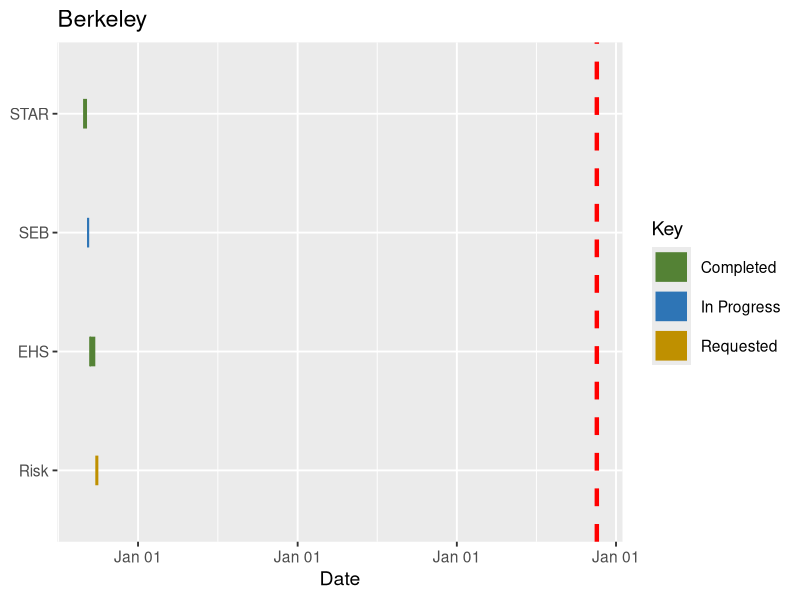
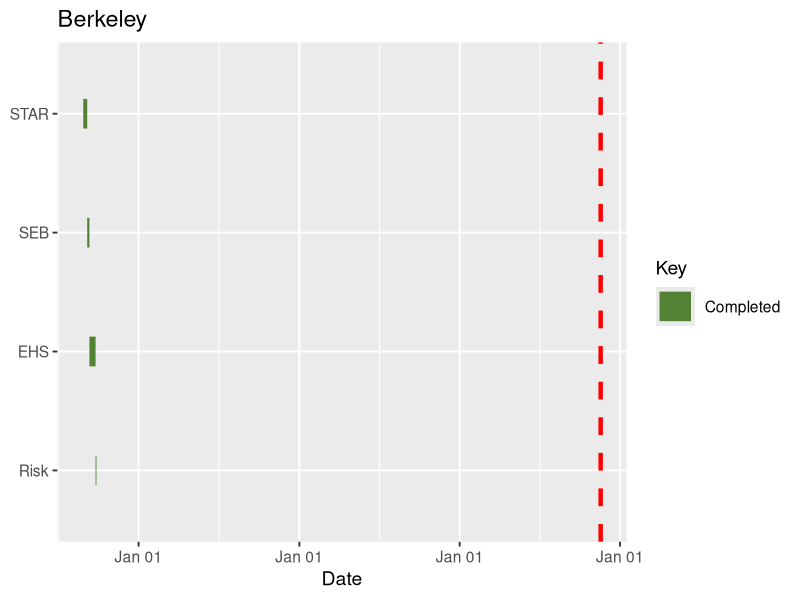
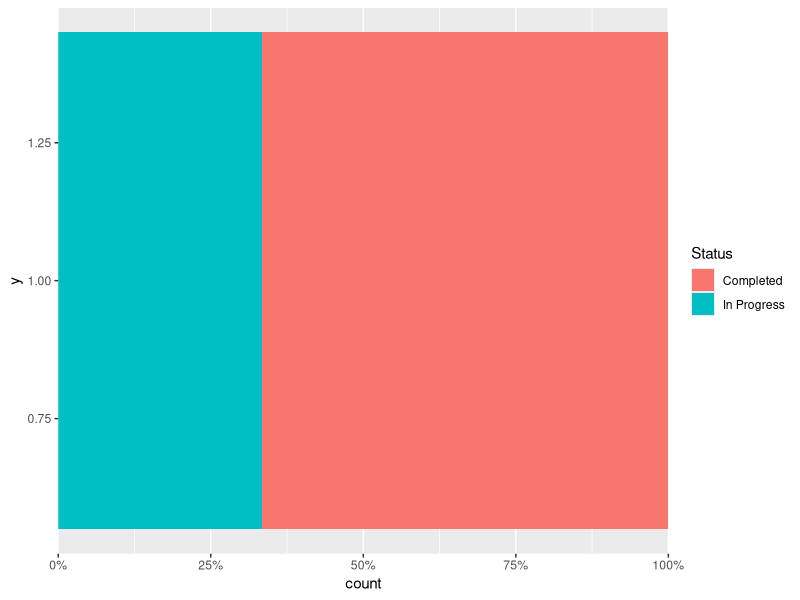

Source code (R) for these figures, in order:
## ---- chunk 1
library(tidyverse)
library(readxl)
## ---- chunk 2
total_gantt<-read.csv("dev_gantt.csv",h=T)



print_campus = function(total_gantt,campus){

gantt<-filter(total_gantt, Campus==campus)


today_Date <- Sys.Date()



start_Date <-as.Date(min(gsub("\\.","-",gantt$Start)))
end_Date <- as.Date(max(gsub("\\.","-",gantt$End)))+weeks(1)

gantt["End"][gantt["End"]=="0"]<-format(end_Date,"%Y.%m.%d")

gantt<-gantt[order(as.Date(gantt$Start,format="%Y.%m.%d")),]

acts<-unique(as.character(gantt$Activity))
els <-unique(as.character(gantt$Status))

actcols <- c("#548235", "#2E75B6", "#BF9000", "#7030A0", "#cd6600")

g.gantt <- gather(gantt, "state", "date", 6:7) %>% mutate(date = as.Date(date, "%Y.%m.%d"), Activity=factor(Activity, acts[length(acts):1]), Status=factor(Status, els))

ggplot(g.gantt, aes(date, Activity, colour = Status, group=Item)) +
  geom_line(linewidth = 10) +
  scale_color_manual(values=actcols, name="Key") +
  labs(x="Date", y=NULL, title=campus) + 
  scale_x_date(date_labels = "%b %d")+
  theme_gray(base_size=14)+
  annotate(geom = "vline",
           x = today_Date,
           xintercept = today_Date,
           linetype = "dashed",
           colour = "red", 
           linewidth = 1.5) 
}

print_campus(total_gantt,"Berkeley")

## ---- chunk 3

total_xcl<-read_excel("UC_HPR.xlsx", sheet = "Contacts")


campus = "Berkeley"
xcl<-filter(total_xcl, Campus==campus)
today_Date <- Sys.Date()

hs <- c("Item","Group","Status","Start","End")

fc <- xcl$ShortName
pc <- as.character(1:length(fc))
sc <- case_when(xcl$P_Interview==0 ~ "In Progress",xcl$P_Interview<=today_Date ~ "Completed", xcl$P_Interview>today_Date ~ "Planned")
tc <- xcl$P_contact
hc <- xcl$P_Interview

gnt <- data.frame(pc,fc,sc,tc,hc)
colnames(gnt) <- hs

gnt <- gnt %>% add_row(Item="3",Group="EHS",Status=case_when(is.na(xcl$R_Interview[1]) ~ "In Progress",xcl$E_Interview[1]<=today_Date ~ "Completed", xcl$E_Interview[1]>today_Date ~ "Planned"),Start=xcl$E_Contact[1],End=xcl$E_Interview[1])

gnt <- gnt %>% add_row(Item="4",Group="Risk",Status=case_when(is.na(xcl$R_Interview[1]) ~ "In Progress",xcl$R_Interview[1]<=today_Date ~ "Completed", xcl$R_Interview[1]>today_Date ~ "Planned"),Start=xcl$R_Contact[1],End=xcl$R_Interview[1])

gnt <- gnt %>% add_row(Item="5",Group="Faculty",Status=case_when(is.na(xcl$F_Interview[1]) ~ "In Progress",xcl$F_Interview[1]<=today_Date ~ "Completed", xcl$F_Interview[1]>today_Date ~ "Planned"),Start=xcl$F_Contact[1],End=xcl$F_Interview[1])

gnt <- gnt %>% add_row(Item="6",Group="Dean of Engineering",Status=case_when(is.na(xcl$D_Interview[1]) ~ "In Progress",xcl$D_Interview[1]<=today_Date ~ "Completed", xcl$D_Interview[1]>today_Date ~ "Planned"),Start=xcl$D_Contact[1],End=xcl$D_Interview[1])


start_Date <-as.Date(min(gsub("\\.","-",na.omit(gnt$Start))))
end_Date <- as.Date(max(gsub("\\.","-",na.omit(gnt$End))))+weeks(1)


gantt_plot <- na.omit(gnt)

gantt_plot["End"][is.na(gantt_plot["End"])]<-end_Date

gantt_plot<-gantt_plot[order(as.Date(gantt_plot$Start,format="%Y.%m.%d")),]

acts<-unique(as.character(gantt_plot$Group))
els <-unique(as.character(gantt_plot$Status))

actcols <- c("#548235", "#2E75B6", "#BF9000", "#7030A0", "#cd6600")

g.gantt_plot <- gather(gantt_plot, "state", "date", 4:5) %>% mutate(date = as.Date(date, "%Y.%m.%d"), Group=factor(Group, acts[length(acts):1]), Status=factor(Status, els))

ggplot(g.gantt_plot, aes(date, Group, colour = Status, group=Item)) +
  geom_line(linewidth = 10) +
  scale_color_manual(values=actcols, name="Key") +
  labs(x="Date", y=NULL, title=campus) + 
  scale_x_date(date_labels = "%b %d")+
  theme_gray(base_size=14)+
  annotate(geom = "vline",
           x = today_Date,
           xintercept = today_Date,
           linetype = "dashed",
           colour = "red", 
           linewidth = 1.5) 
## ---- chunk 4
complete_plot <- subset(gnt,select=c("Group","Status"))

ggplot(complete_plot,aes(y=1)) + 
  geom_bar(aes(fill=Status), position="fill") +
  scale_x_continuous(expand=expansion(0),labels = scales::percent_format())

## ---- chunk 5
# automatically create a bib database for R packages
knitr::write_bib(c(
  .packages(), 'bookdown', 'knitr', 'rmarkdown'
), 'packages.bib')
